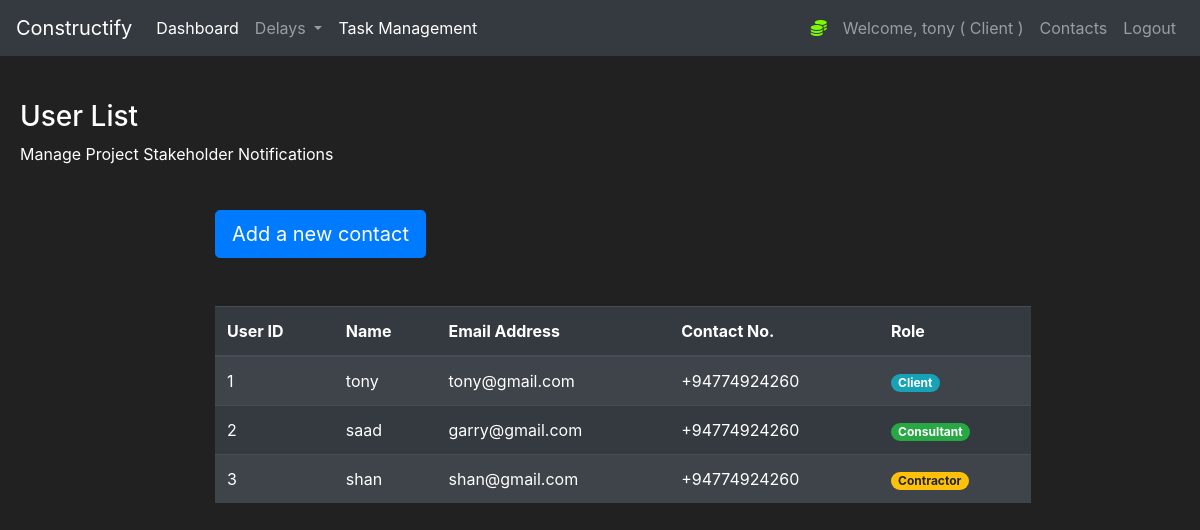
Page /Contacts (signed in) on the earlier database version.
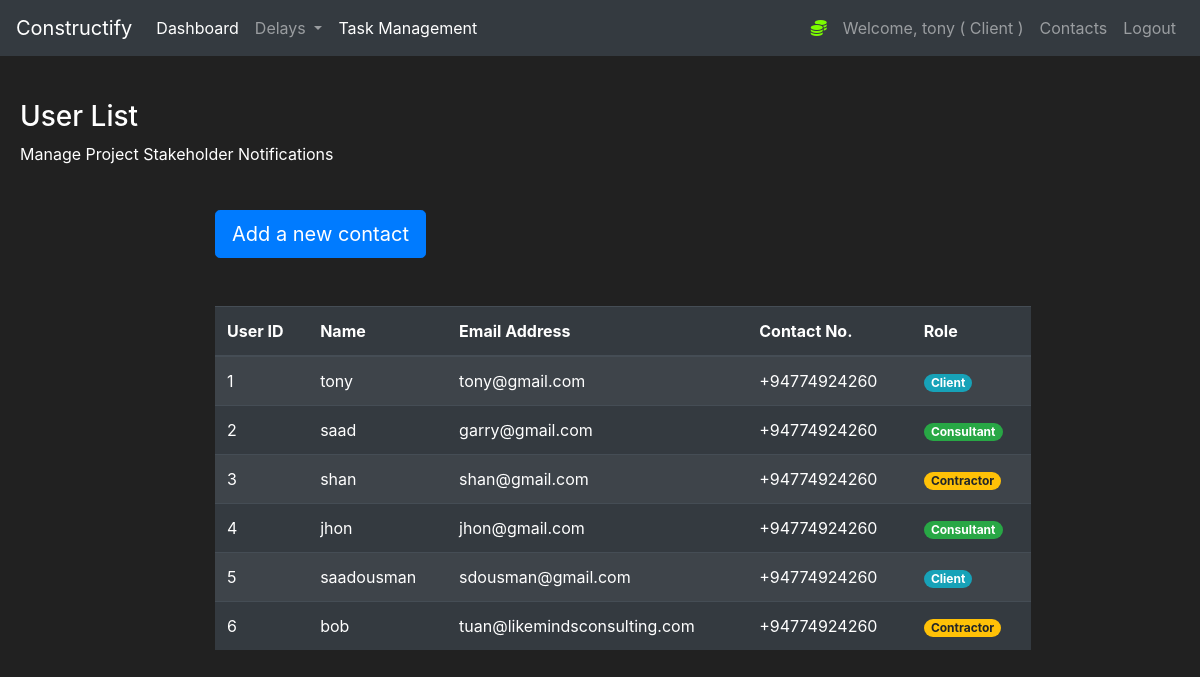
Same page on the later database version.
### construct/models.py (models this page shows, shortened)
class User(db.Model, UserMixin):
    id = db.Column(db.Integer(), nullable=False, primary_key=True)
    username = db.Column(db.String(length=30), nullable=False, unique=True)
    email_address = db.Column(db.String(length=50),
                              nullable=False, unique=True)
    password_hash = db.Column(db.String(length=50),
                              nullable=False, unique=True)
    role = db.Column(db.String(length=30), nullable=False, unique=False)
    contact_number = db.Column(db.String(length=30), nullable=False, unique=False)
    @property
    def password(self):
        return self.password

### construct/routes.py (the view, shortened to what this page needs)
@app.route("/Contacts", methods=['GET', 'POST'])
@login_required
def Contactspage():
    Users= User.query.all()
    if request.method == "GET":
        return render_template('contact_list.html', Users=Users)

### construct/models.py (called while the page is built)
@login_manager.user_loader
def load_user(user_id):
    return User.query.get(int(user_id))

### construct/templates/contact_list.html (shortened to what this page needs)
{% extends 'base.html' %}
{% block content%}
<div style="margin-top:20px;margin-left:20px">
    <h3>User List</h3>
    <p>Manage Project Stakeholder Notifications</p>
</div>
<div class="row" style="margin-top:20px;margin-left:200px">
    <div class="col-10">
        <br>
        <button type="button" class="btn btn-primary btn-lg" data-toggle="modal" data-target="#ContactModal"
            data-whatever="@mdo">Add a new contact</button>
        <br><br><br>
        <table class="table table-striped table-dark" width="100">
            <thead>
                <tr>
                    <th scope="col">User ID</th>
                    <th scope="col">Name</th>
                    <th scope="col">Email Address</th>
                    <th scope="col">Contact No.</th>
                    <th scope="col">Role</th>
                </tr>
            </thead>
            <tbody>
                {% for Users in Users %}
                <tr>
                    <td>{{Users.id}}</td>
                    <td>{{Users.username}}</td>
                    <td>{{Users.email_address}}</td>
                    <td>{{Users.contact_number}}</td>
                    {% if 'Client' in Users.role %}
                    <td><span class="badge badge-pill badge-info">{{Users.role}}</span></td>
                    {% endif %}
                    {% if 'Consultant' in Users.role %}
                    <td><span class="badge badge-pill badge-success">{{Users.role}}</span></td>
                    {% endif %}
                    {% if 'Contractor' in Users.role %}
                    <td><span class="badge badge-pill badge-warning">{{Users.role}}</span></td>
                    {% endif %}
                </tr>
                {% endfor %}
            </tbody>
        </table>
    </div>
</div>
</div>
{% endblock %}

### construct/templates/base.html (shortened to what this page needs)
<!doctype html>
<html lang="en">
<head>
    <link rel="stylesheet" type="text/css" href="https://stackpath.bootstrapcdn.com/bootstrap/4.2.1/css/bootstrap.min.css">
</head>
<body>
    <div id="content">
        <nav class="navbar navbar-expand-md navbar-dark bg-dark">
            <a class="navbar-brand" href="#">Constructify</a>
            <div class="collapse navbar-collapse" id="navbarNav">
                <ul class="navbar-nav mr-auto">
                    <li class="nav-item active">
                        <a class="nav-link" href="{{url_for('homepage')}}">Dashboard </a>
                    </li>
                    <li class="nav-item dropdown">
                        <a class="nav-link dropdown-toggle" href="{{url_for('delaypage')}}" id="navbarDropdown"
                            role="button" data-toggle="dropdown" aria-haspopup="true" aria-expanded="false">
                            Delays
                        </a>
                    </li>
                    <li class="nav-item active">
                        <a class="nav-link" href="{{url_for('Taskpage')}}">Task Management </a>
                    </li>
                </ul>
                {% if current_user.is_authenticated %}
                <ul class="navbar-nav">
                    <li class="nav-item">
                    <li class="nav-item">
                        <a class="nav-link" style="color: lawngreen; font-weight:bold">
                            <i class="fas fa-coins"></i>
                        </a>
                    </li>
                    <a class="nav-link">Welcome, {{ current_user.username }} ( {{ current_user.role  }}  )</a>
                    </li>
                    {% if current_user.role == 'Client' %}
                    <li class="nav-item">
                        <a class="nav-link" href="{{url_for('Contactspage')}}">Contacts</a>
                    </li>
                    {% endif %}
                    <li class="nav-item">
                        <a class="nav-link" href="{{url_for('logout_page')}}">Logout</a>
                    </li>
                    {% endif %}
            </div>
        </nav>
        <br>
        {% block content%}
        {% endblock %}
</body>
</html>

### construct/templates/base.html (style rules this page uses)
body { background-color: #212121; color: white }

Differences in the rows shown:
added User: id "4", username "jhon", email_address "jhon@gmail.com", contact_number "+94774924260", role "Consultant"
added User: id "5", username "saadousman", email_address "sdousman@gmail.com", contact_number "+94774924260", role "Client"
added User: id "6", username "bob", email_address "tuan@likemindsconsulting.com", contact_number "+94774924260", role "Contractor"
